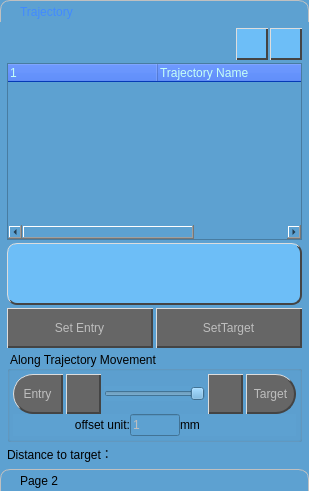
                 <widget class="QToolBox" name="toolTrajectory">
                  <property name="sizePolicy">
                   <sizepolicy hsizetype="Preferred" vsizetype="Expanding">
                    <horstretch>0</horstretch>
                    <verstretch>0</verstretch>
                   </sizepolicy>
                  </property>
                  <property name="minimumSize">
                   <size>
                    <width>0</width>
                    <height>0</height>
                   </size>
                  </property>
                  <property name="maximumSize">
                   <size>
                    <width>16777215</width>
                    <height>16777215</height>
                   </size>
                  </property>
                  <property name="styleSheet">
                   <string notr="true">QToolBox{
background-color: rgb(93, 161, 209);
}

QToolBox QWidget{
background-color: rgb(93, 161, 209);
}

QToolBox::tab{
	background:  qlineargradient(spread:pad, x1:0, y1:0, x2:0, y2:1,
						stop:0 rgba(176, 180, 200, 255),
						 stop:0.5 rgba(200, 200, 255, 255),
						stop:1 rgba(176, 180, 200, 255));
	border:1px solid #c0c0c0;
	border-top-left-radius: 10px;
	border-top-right-radius: 10px;
	border-bottom: none;
	padding-left: 15px;
}

QToolBox::tab:selected{
	background:  qlineargradient(spread:pad, x1:0, y1:0, x2:0, y2:1,
						stop:0 rgba(206, 210, 230, 255),
						stop:0.4 rgba(255, 255, 255, 255),
						 stop:0.6 rgba(230, 230, 255, 255),
						stop:1 rgba(206, 210, 230, 255));
	color: rgb(66, 138, 255);
}

QToolBox QPushButton{
	background-color:rgb(109, 190, 247);
	border-top:1px solid #ddd;
	border-left:1px solid #ddd;
	border-bottom:2px solid #444;
	border-right:2px solid #444;
}

QToolBox QPushButton:checked{
	border-bottom:1px solid #ddd;
	border-right:1px solid #ddd;
	border-top:2px solid #444;
	border-left:2px solid #444;
}

QToolBox QPushButton:pressed{
	border-bottom:1px solid #ddd;
	border-right:1px solid #ddd;
	border-top:2px solid #444;
	border-left:2px solid #444;
}

QToolBox QPushButton:disabled{
	background-color:#666;
}

QLabel{
	font: 16px &quot;Arial&quot;;
}
</string>
                  </property>
                  <property name="currentIndex">
                   <number>0</number>
                  </property>
                  <widget class="QWidget" name="page">
                   <property name="geometry">
                    <rect>
                     <x>0</x>
                     <y>0</y>
                     <width>300</width>
                     <height>482</height>
                    </rect>
                   </property>
                   <property name="sizePolicy">
                    <sizepolicy hsizetype="Minimum" vsizetype="Preferred">
                     <horstretch>0</horstretch>
                     <verstretch>0</verstretch>
                    </sizepolicy>
                   </property>
                   <property name="minimumSize">
                    <size>
                     <width>250</width>
                     <height>0</height>
                    </size>
                   </property>
                   <property name="maximumSize">
                    <size>
                     <width>16777215</width>
                     <height>16777215</height>
                    </size>
                   </property>
                   <attribute name="label">
                    <string>Trajectory</string>
                   </attribute>
                   <layout class="QGridLayout" name="gridLayout_45">
                    <property name="leftMargin">
                     <number>7</number>
                    </property>
                    <property name="topMargin">
                     <number>0</number>
                    </property>
                    <property name="rightMargin">
                     <number>7</number>
                    </property>
                    <property name="bottomMargin">
                     <number>0</number>
                    </property>
                    <property name="spacing">
                     <number>3</number>
                    </property>
                    <item row="1" column="0">
                     <widget class="TreeWidget" name="treeTrajectory">
                      <property name="sizePolicy">
                       <sizepolicy hsizetype="Preferred" vsizetype="Preferred">
                        <horstretch>0</horstretch>
                        <verstretch>0</verstretch>
                       </sizepolicy>
                      </property>
                      <property name="minimumSize">
                       <size>
                        <width>0</width>
                        <height>40</height>
                       </size>
                      </property>
                      <property name="maximumSize">
                       <size>
                        <width>16777215</width>
                        <height>16777215</height>
                       </size>
                      </property>
                      <property name="styleSheet">
                       <string notr="true">QHeaderView:section{
	background:rgb(7, 81, 255);
	color:rgb(197, 255, 246);
	font: 16px &quot;Arial&quot;;
}

QTreeWidget::item{
	border:none;
}


QTreeWidget::item:selected{
	background-color:rgb(187, 239, 255);
	color:#333;
}
</string>
                      </property>
                      <property name="editTriggers">
                       <set>QAbstractItemView::NoEditTriggers</set>
                      </property>
                      <property name="iconSize">
                       <size>
                        <width>48</width>
                        <height>48</height>
                       </size>
                      </property>
                      <property name="textElideMode">
                       <enum>Qt::ElideLeft</enum>
                      </property>
                      <property name="indentation">
                       <number>0</number>
                      </property>
                      <property name="animated">
                       <bool>true</bool>
                      </property>
                      <property name="wordWrap">
                       <bool>true</bool>
                      </property>
                      <property name="columnCount">
                       <number>3</number>
                      </property>
                      <attribute name="headerCascadingSectionResizes">
                       <bool>false</bool>
                      </attribute>
                      <attribute name="headerMinimumSectionSize">
                       <number>0</number>
                      </attribute>
                      <attribute name="headerDefaultSectionSize">
                       <number>150</number>
                      </attribute>
                      <attribute name="headerShowSortIndicator" stdset="0">
                       <bool>false</bool>
                      </attribute>
                      <attribute name="headerStretchLastSection">
                       <bool>true</bool>
                      </attribute>
                      <column>
                       <property name="text">
                        <string/>
                       </property>
                      </column>
                      <column>
                       <property name="text">
                        <string>Trajectory Name</string>
                       </property>
                      </column>
                      <column>
                       <property name="text">
                        <string>Color</string>
                       </property>
                      </column>
                     </widget>
                    </item>
                    <item row="2" column="0">
                     <widget class="QPushButton" name="btnAddTrajectory">
                      <property name="minimumSize">
                       <size>
                        <width>0</width>
                        <height>48</height>
                       </size>
                      </property>
                      <property name="maximumSize">
                       <size>
                        <width>16777215</width>
                        <height>16777215</height>
                       </size>
                      </property>
                      <property name="styleSheet">
                       <string notr="true">background-image:url(image/plus.png);
background-repeat:no-repeat;
background-position:center;
height:74px;
border-radius:10px;</string>
                      </property>
                      <property name="text">
                       <string/>
                      </property>
                     </widget>
                    </item>
                    <item row="4" column="0">
                     <widget class="QGroupBox" name="gbxOffset">
                      <property name="title">
                       <string>Along Trajectory Movement</string>
                      </property>
                      <layout class="QGridLayout" name="gridLayout_44">
                       <property name="leftMargin">
                        <number>3</number>
                       </property>
                       <property name="topMargin">
                        <number>3</number>
                       </property>
                       <property name="rightMargin">
                        <number>3</number>
                       </property>
                       <property name="bottomMargin">
                        <number>3</number>
                       </property>
                       <property name="spacing">
                        <number>0</number>
                       </property>
                       <item row="0" column="0">
                        <layout class="QHBoxLayout" name="horizontalLayout_13">
                         <property name="spacing">
                          <number>3</number>
                         </property>
                         <item>
                          <widget class="QPushButton" name="btnToEntry">
                           <property name="enabled">
                            <bool>false</bool>
                           </property>
                           <property name="minimumSize">
                            <size>
                             <width>50</width>
                             <height>40</height>
                            </size>
                           </property>
                           <property name="maximumSize">
                            <size>
                             <width>50</width>
                             <height>16777215</height>
                            </size>
                           </property>
                           <property name="styleSheet">
                            <string notr="true">border-top-left-radius:20px;
border-bottom-left-radius:20px;
font: 12px Arial;</string>
                           </property>
                           <property name="text">
                            <string>Entry</string>
                           </property>
                          </widget>
                         </item>
                         <item>
                          <widget class="QPushButton" name="btnCloseToEntry">
                           <property name="enabled">
                            <bool>false</bool>
                           </property>
                           <property name="sizePolicy">
                            <sizepolicy hsizetype="Minimum" vsizetype="Fixed">
                             <horstretch>0</horstretch>
                             <verstretch>0</verstretch>
                            </sizepolicy>
                           </property>
                           <property name="minimumSize">
                            <size>
                             <width>0</width>
                             <height>40</height>
                            </size>
                           </property>
                           <property name="styleSheet">
                            <string notr="true">image:url(image/arrow-left.png)</string>
                           </property>
                           <property name="text">
                            <string/>
                           </property>
                          </widget>
                         </item>
                         <item>
                          <widget class="QSlider" name="sldTrajectory">
                           <property name="sizePolicy">
                            <sizepolicy hsizetype="Expanding" vsizetype="Fixed">
                             <horstretch>0</horstretch>
                             <verstretch>0</verstretch>
                            </sizepolicy>
                           </property>
                           <property name="layoutDirection">
                            <enum>Qt::RightToLeft</enum>
                           </property>
                           <property name="orientation">
                            <enum>Qt::Horizontal</enum>
                           </property>
                          </widget>
                         </item>
                         <item>
                          <widget class="QPushButton" name="btnCloseToTarget">
                           <property name="enabled">
                            <bool>false</bool>
                           </property>
                           <property name="sizePolicy">
                            <sizepolicy hsizetype="Minimum" vsizetype="Fixed">
                             <horstretch>0</horstretch>
                             <verstretch>0</verstretch>
                            </sizepolicy>
                           </property>
                           <property name="minimumSize">
                            <size>
                             <width>0</width>
                             <height>40</height>
                            </size>
                           </property>
                           <property name="styleSheet">
                            <string notr="true">image:url(image/arrow-right.png)</string>
                           </property>
                           <property name="text">
                            <string/>
                           </property>
                          </widget>
                         </item>
                         <item>
                          <widget class="QPushButton" name="btnToTarget">
                           <property name="enabled">
                            <bool>false</bool>
                           </property>
                           <property name="minimumSize">
                            <size>
                             <width>50</width>
                             <height>40</height>
                            </size>
                           </property>
                           <property name="maximumSize">
                            <size>
                             <width>50</width>
                             <height>16777215</height>
                            </size>
                           </property>
                           <property name="styleSheet">
                            <string notr="true">border-top-right-radius:20px;
border-bottom-right-radius:20px;
font: 12px Arial;</string>
                           </property>
                           <property name="text">
                            <string>Target</string>
                           </property>
                          </widget>
                         </item>
                        </layout>
                       </item>
                       <item row="1" column="0">
                        <layout class="QHBoxLayout" name="horizontalLayout_32">
                         <item>
                          <widget class="QLabel" name="lblOffset">
                           <property name="sizePolicy">
                            <sizepolicy hsizetype="Expanding" vsizetype="Preferred">
                             <horstretch>0</horstretch>
                             <verstretch>0</verstretch>
                            </sizepolicy>
                           </property>
                           <property name="text">
                            <string>offset unit:</string>
                           </property>
                           <property name="alignment">
                            <set>Qt::AlignRight|Qt::AlignTrailing|Qt::AlignVCenter</set>
                           </property>
                          </widget>
                         </item>
                         <item>
                          <widget class="QLineEdit" name="ledOffset">
                           <property name="enabled">
                            <bool>false</bool>
                           </property>
                           <property name="maximumSize">
                            <size>
                             <width>50</width>
                             <height>16777215</height>
                            </size>
                           </property>
                           <property name="inputMask">
                            <string>90</string>
                           </property>
                           <property name="text">
                            <string>1</string>
                           </property>
                           <property name="maxLength">
                            <number>2</number>
                           </property>
                          </widget>
                         </item>
                         <item>
                          <widget class="QLabel" name="lblUnit">
                           <property name="sizePolicy">
                            <sizepolicy hsizetype="Expanding" vsizetype="Preferred">
                             <horstretch>0</horstretch>
                             <verstretch>0</verstretch>
                            </sizepolicy>
                           </property>
                           <property name="text">
                            <string>mm</string>
                           </property>
                          </widget>
                         </item>
                        </layout>
                       </item>
                      </layout>
                     </widget>
                    </item>
                    <item row="3" column="0">
                     <layout class="QHBoxLayout" name="horizontalLayout_14">
                      <item>
                       <widget class="QPushButton" name="btnSetEntry">
                        <property name="enabled">
                         <bool>false</bool>
                        </property>
                        <property name="minimumSize">
                         <size>
                          <width>0</width>
                          <height>40</height>
                         </size>
                        </property>
                        <property name="text">
                         <string>Set Entry</string>
                        </property>
                       </widget>
                      </item>
                      <item>
                       <widget class="QPushButton" name="btnSetTarget">
                        <property name="enabled">
                         <bool>false</bool>
                        </property>
                        <property name="minimumSize">
                         <size>
                          <width>0</width>
                          <height>40</height>
                         </size>
                        </property>
                        <property name="text">
                         <string>SetTarget</string>
                        </property>
                       </widget>
                      </item>
                     </layout>
                    </item>
                    <item row="5" column="0">
                     <layout class="QHBoxLayout" name="horizontalLayout_24">
                      <item>
                       <widget class="QLabel" name="label_24">
                        <property name="text">
                         <string>Distance to target：</string>
                        </property>
                       </widget>
                      </item>
                      <item>
                       <widget class="QLabel" name="lblDistanceToTarget">
                        <property name="text">
                         <string/>
                        </property>
                       </widget>
                      </item>
                     </layout>
                    </item>
                    <item row="0" column="0">
                     <widget class="QWidget" name="wdgToolBarTrajectory" native="true">
                      <property name="minimumSize">
                       <size>
                        <width>0</width>
                        <height>32</height>
                       </size>
                      </property>
                      <property name="maximumSize">
                       <size>
                        <width>16777215</width>
                        <height>32</height>
                       </size>
                      </property>
                      <layout class="QHBoxLayout" name="horizontalLayout_43">
                       <property name="spacing">
                        <number>2</number>
                       </property>
                       <property name="leftMargin">
                        <number>0</number>
                       </property>
                       <property name="topMargin">
                        <number>0</number>
                       </property>
                       <property name="rightMargin">
                        <number>0</number>
                       </property>
                       <property name="bottomMargin">
                        <number>0</number>
                       </property>
                       <item>
                        <spacer name="horizontalSpacer_15">
                         <property name="orientation">
                          <enum>Qt::Horizontal</enum>
                         </property>
                         <property name="sizeHint" stdset="0">
                          <size>
                           <width>215</width>
                           <height>20</height>
                          </size>
                         </property>
                        </spacer>
                       </item>
                       <item>
                        <widget class="QPushButton" name="btnDeleteTrajectory">
                         <property name="minimumSize">
                          <size>
                           <width>32</width>
                           <height>32</height>
                          </size>
                         </property>
                         <property name="maximumSize">
                          <size>
                           <width>32</width>
                           <height>32</height>
                          </size>
                         </property>
                         <property name="styleSheet">
                          <string notr="true">image:url(image/delete.png)</string>
                         </property>
                         <property name="text">
                          <string/>
                         </property>
                        </widget>
                       </item>
                       <item>
                        <widget class="QPushButton" name="btnLockTrajectory">
                         <property name="minimumSize">
                          <size>
                           <width>32</width>
                           <height>32</height>
                          </size>
                         </property>
                         <property name="maximumSize">
                          <size>
                           <width>32</width>
                           <height>32</height>
                          </size>
                         </property>
                         <property name="styleSheet">
                          <string notr="true">image:url(image/lock.png)</string>
                         </property>
                         <property name="text">
                          <string/>
                         </property>
                        </widget>
                       </item>
                      </layout>
                     </widget>
                    </item>
                   </layout>
                  </widget>
                  <widget class="QWidget" name="page_2">
                   <property name="geometry">
                    <rect>
                     <x>0</x>
                     <y>0</y>
                     <width>100</width>
                     <height>30</height>
                    </rect>
                   </property>
                   <attribute name="label">
                    <string>Page 2</string>
                   </attribute>
                  </widget>
                 </widget>
